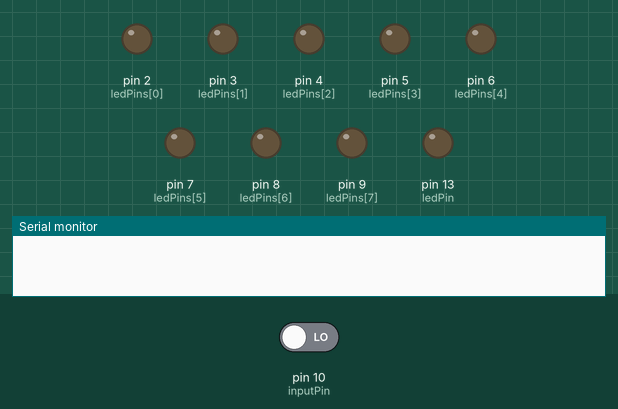
Recording of a sketch running on a simulated Arduino Uno, built with avr-gcc and run on an emulated ATmega328P. Parts: output pins drawn as LEDs (lit = HIGH), the last lines printed to the serial monitor. Dashed ring = blinking. The inputs (shaded band) are chosen by the test bench; at power-on: pin 10 (inputPin) LOW.

Above: at 1.2 s.
1.3 s: pin 10 (inputPin) driven HIGH
At 1.75 s:
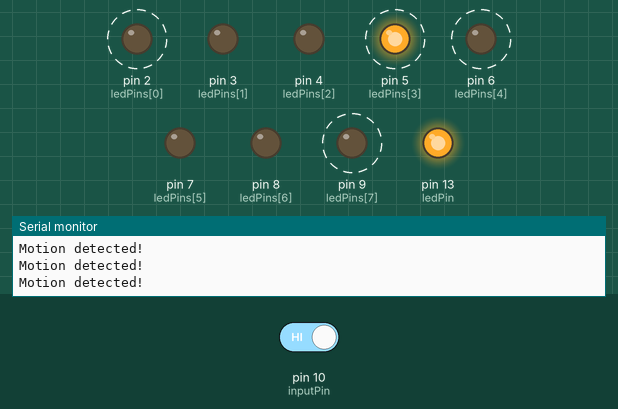
At 2.65 s:
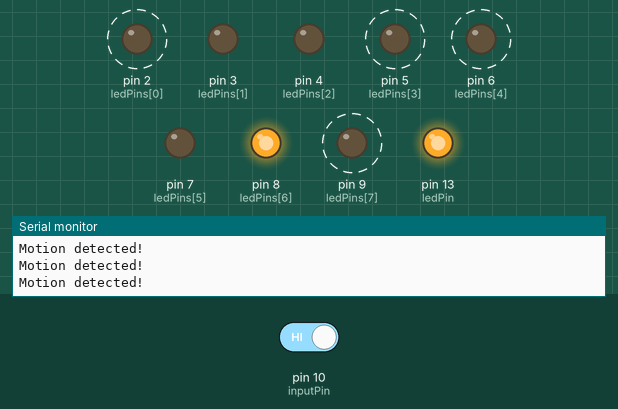
4.3 s: pin 10 (inputPin) driven LOW
At 5.6 s:
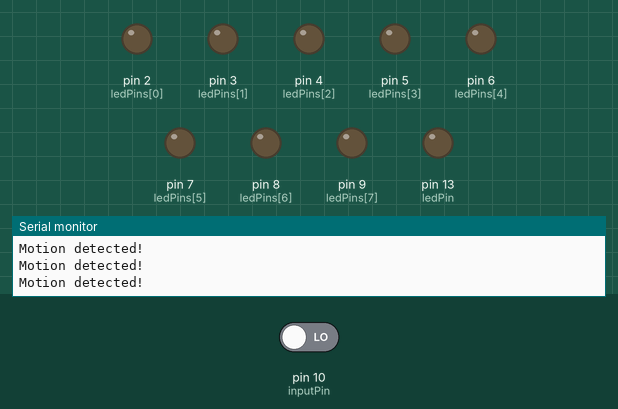
Timing chart, 0 to 7.3 s (numbered marks = the images above; inputs shaded):
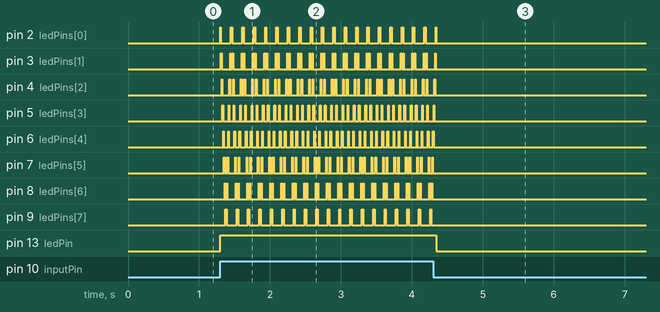

The sketch:

body-movement-detection.ino
```cpp
int ledPin = 13;
int ledPins[] = { 2, 3, 4, 5, 6, 7, 8, 9 };
int inputPin = 10;
int pirState = LOW;
int val = 0;

void setup() {
  int index;
  for (index = 0; index <= 7; index++) {
    pinMode(ledPins[index], OUTPUT);
  }
  pinMode(ledPin, OUTPUT);
  pinMode(inputPin, INPUT);
  Serial.begin(9600);
}

void loop() {
  val = digitalRead(inputPin);
  if (val == HIGH) {
    digitalWrite(ledPin, HIGH);
    Serial.println("Motion detected!");
    pingPong();

  } else {
    digitalWrite(ledPin, LOW);
  }
}

void pingPong() {
  int index;
  int delayTime = 10;

  for (index = 0; index <= 7; index++) {
    digitalWrite(ledPins[index], HIGH);
    delay(delayTime);
    digitalWrite(ledPins[index], LOW);
  }

  for (index = 7; index >= 0; index--) {
    digitalWrite(ledPins[index], HIGH);
    delay(delayTime);
    digitalWrite(ledPins[index], LOW);
  }
}
```

Measured:
- after the input at 1.3 s, pin 2 (ledPins[0]): alternates HIGH for 0.02 s and LOW for 0.14 s, starting at once; pin 3 (ledPins[1]): LOW → HIGH at once, then repeats every 0.16 s: LOW 0.12 s, HIGH 0.01 s, LOW 0.02 s, HIGH 0.01 s
- after the input at 4.3 s, pin 2 (ledPins[0]), pin 3 (ledPins[1]), pin 4 (ledPins[2]), pin 5 (ledPins[3]), pin 6 (ledPins[4]): goes on until 4.3 s, then stays LOW; pin 7 (ledPins[5]), pin 8 (ledPins[6]), pin 9 (ledPins[7]): stops changing and stays LOW; pin 13 (ledPin): HIGH → LOW after 0.05 s
